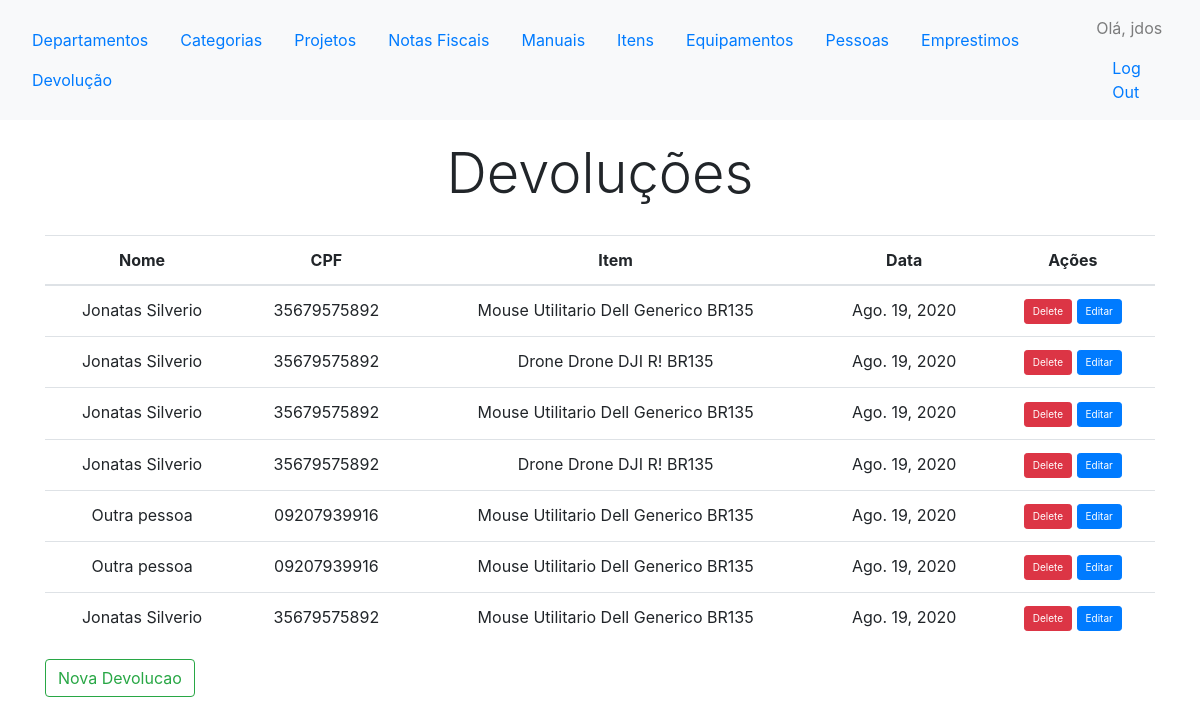
Page /controle/devolucoes/ (signed in) on the committed database.
### controles/models.py (models this page shows, shortened)
class Devolucao(models.Model):
    emprestimo     = models.OneToOneField(Emprestimo, primary_key = True, on_delete=models.CASCADE)
    cpf_func       = models.ForeignKey('comuns.Pessoa', on_delete=models.PROTECT)
    data_devolucao = models.DateField(default=timezone.now)
    laudo          = models.ForeignKey(Laudo, on_delete=models.PROTECT, blank=True, null=True)

class Emprestimo(models.Model):
    cpf             = models.ForeignKey('comuns.Pessoa', on_delete=models.PROTECT)
    id_item         = models.ForeignKey(Item, on_delete=models.PROTECT, blank=False)
    data_emprestimo = models.DateField(default=timezone.now)
    cpf_func        = models.ForeignKey('comuns.Pessoa', on_delete=models.PROTECT, related_name='%(class)s_cpf_funcionario')

class Item(models.Model):
    id_item = models.AutoField(primary_key=True)
    nome = models.CharField(max_length=50)
    caracteristica = models.TextField(max_length=200, blank=True, null=True)
    marca = models.CharField(max_length=30) #nova identidade
    modelo = models.CharField(max_length=30) #nova identidade
    categoria = models.ForeignKey(Categoria, on_delete=models.PROTECT)
    subcategoria = models.ForeignKey(Subcategoria, on_delete=models.PROTECT, blank=True, null=True)
    projeto = models.ForeignKey('comuns.Projeto', on_delete=models.PROTECT)
    valor = models.DecimalField(max_digits=8, decimal_places=2, blank=True, null = True)
    local = models.CharField(max_length=50, null = True, blank=True) #nova identidade
    id_departamento = models.ForeignKey('comuns.Departamento', on_delete=models.PROTECT, blank=True, null = True)
    id_notafiscal = models.ForeignKey(NotaFiscal, on_delete=models.PROTECT, blank=True, null = True)
    status_disponivel = models.BooleanField(default=True)
    status_manutencao = models.BooleanField(default=False)
    status_emprestado = models.BooleanField(default=False)
    tipo_consumivel = models.BooleanField(default=False)
    quantidade = models.IntegerField(validators=[MinValueValidator(0), MaxValueValidator(999999)], default = 1)
    validade = models.DateField(null= True, blank=True)
    id_equipamento_pertencente = models.ForeignKey('self', null=True, blank=True ,related_name='item', on_delete=models.CASCADE)
    ano = models.PositiveIntegerField(
        default=current_year(), validators=[MinValueValidator(2009), max_value_current_year])
    def __str__(self):
        if(self.tipo_consumivel):
            return self.nome + ' ' + self.categoria.nome  + ' ' + str(self.marca)+' '+str(self.modelo) +' '+ str(self.quantidade)+' '+ str(self.validade) +' '+ self.projeto.acronimo
        else:
            return self.nome + ' ' + self.categoria.nome  + ' ' + str(self.marca)+' '+str(self.modelo) +' '+ self.projeto.acronimo
    class Meta:
        verbose_name_plural = 'Itens'

class Categoria(models.Model):
    nome = models.CharField(max_length=40)
    abreviacao = models.CharField(max_length=4)

### comuns/models.py (models this page shows, shortened)
class Pessoa(models.Model):
	cpf   = CPFField(unique=True, primary_key=True)
	nome  = models.CharField(max_length=80, null = True, blank=False)
	email = models.EmailField(blank=True, null=True)

class Projeto(models.Model):
    nome = models.CharField(max_length=30)
    acronimo = models.CharField(max_length=5)

### controles/views.py (the view)
@login_required
def devolucoes(request):
	devolucoes = Devolucao.objects.all()
	context = {'devolucoes': devolucoes}
	return render(request, 'controles/devolucao/devolucoes.html', context)

### controles/templates/controles/devolucao/devolucoes.html (shortened to what this page needs)
{% extends "controles/base.html" %}
{% load static %}
{% load custom_filter %}
{% block header %}
<h1 class="display-4 text-center" style="padding: 20px;">Devoluções</h1>
{% endblock header %}
{% block content %}
<table id ="example"  class="table" style="width:100%;text-align:center" data-itens-equipamento-url="">
  <thead>
    <th onclick="sortTable(0)">
      Nome
    </th>
    <th onclick="sortTable(1)" >
      CPF
    </th>
    <th>
      Item
    </th>
        <th>
      Data
    </th>
        <th>
      Ações
    </th>
  </thead>
  <tbody>
    {% for devolucao in devolucoes %}
    <tr class="data">
      <td >{{ devolucao.emprestimo.cpf.nome}}</td>
      <td >{{ devolucao.emprestimo.cpf.cpf}}</td>
      <td>{{ devolucao.emprestimo.id_item}}</td>
      <td>{{ devolucao.data_devolucao}}</td>
      <td><button type="button" class="btn btn-primary delete btn-sm btn-danger" style="font-size:10px" onclick="" data-toggle="modal" data-target="#Modal"> Delete</button>
      <button type="button" class="btn btn-primary btn-sm nova-pessoa" style="font-size:10px" onclick="ajax" data-toggle="modal" data-target="#Modal"> Editar</button></td>
    </tr>
    {% empty %}
    	<p>Não tem nenhum emprestimo cadastrado ainda.</p>
    {% endfor %}
  </tbody>
</table>
<button type="button" class="btn btn-outline-success"  onclick="ajaxreturn('{% url 'controles:nova_devolucao' %}')" data-toggle="modal" data-target="#Modal"> Nova Devolucao </button>
{% endblock content %}

### controles/templates/controles/base.html (shortened to what this page needs)
{% load bootstrap4 %}
{% load static %}
<!DOCTYPE html>
<html lang="pt-br">
	<head>
		<link rel="stylesheet" type="text/css" href="/media/css/style.css">
		{% bootstrap_css %}
	</head>
	<body>
	<nav class="navbar navbar-expand-lg navbar-light bg-light">
 			<ul class="nav">
				<li class="nav-item">
					<a class="nav-link" href = "{% url 'comuns:departamentos' %}"> Departamentos </a>
				</li>
				<li class="nav-item">
					<a class="nav-link" href = "{% url 'controles:categorias' %}"> Categorias </a>
				</li>
				<li class="nav-item">
					<a class="nav-link" href = "{% url 'comuns:projetos' %}"> Projetos </ao>
				</a>
				<li class="nav-item">
					<a class="nav-link" href = "{% url 'controles:notasfiscais' %}"> Notas Fiscais </a>
				</li>
				<li class="nav-item">
					<a class="nav-link" href = "{% url 'controles:manuais' %}"> Manuais </a>
				</li>
				<li class="nav-item">
					<a class="nav-link" href = "{% url 'controles:itens' %}"> Itens </a>
				</li>
				<li class="nav-item">
					<a class="nav-link" href = "{% url 'controles:equipamentos' %}"> Equipamentos </a>
				</li>
				<li class="nav-item">
					<a class="nav-link" href = "{% url 'comuns:pessoas' %}"> Pessoas </a>
				</li>
				<li class="nav-item">
					<a class="nav-link" href = "{% url 'controles:emprestimos' %}"> Emprestimos </a>
				</li>
				<li class="nav-item">
					<a class="nav-link" href = "{% url 'controles:devolucoes' %}"> Devolução </a>
				</li>
			</ul>
			<ul class="nav justify-content-end">
				<li class="nav-item">
				{% if user.is_authenticated %}
				    <span class="navbar-text">
     				 Olá, {{ user.username }}
    				</span>
					<a class="nav-link" href="{% url 'users:logout' %}">Log Out</a>
				{% else %}
					<a class="nav-link" href="{% url 'users:login' %}">Log In</a>
				{% endif %}
				</li>
			</ul>
	</nav>
		<div class="container">
			<div class="page-header">
				{% block header %}{% endblock header %}
			</div>
			<div>
				{% block content %}{% endblock content %}
			</div>
		</div>
	</body>
</html>

### rows in the picture
Devolucao: emprestimo.cpf.nome "Jonatas Silverio", emprestimo.cpf.cpf "35679575892", emprestimo.id_item "Mouse Utilitario Dell Generico BR135", data_devolucao "Ago. 19, 2020"
Devolucao: emprestimo.cpf.nome "Jonatas Silverio", emprestimo.cpf.cpf "35679575892", emprestimo.id_item "Drone Drone DJI R! BR135", data_devolucao "Ago. 19, 2020"
Devolucao: emprestimo.cpf.nome "Jonatas Silverio", emprestimo.cpf.cpf "35679575892", emprestimo.id_item "Mouse Utilitario Dell Generico BR135", data_devolucao "Ago. 19, 2020"
Devolucao: emprestimo.cpf.nome "Jonatas Silverio", emprestimo.cpf.cpf "35679575892", emprestimo.id_item "Drone Drone DJI R! BR135", data_devolucao "Ago. 19, 2020"
Devolucao: emprestimo.cpf.nome "Outra pessoa", emprestimo.cpf.cpf "09207939916", emprestimo.id_item "Mouse Utilitario Dell Generico BR135", data_devolucao "Ago. 19, 2020"
Devolucao: emprestimo.cpf.nome "Outra pessoa", emprestimo.cpf.cpf "09207939916", emprestimo.id_item "Mouse Utilitario Dell Generico BR135", data_devolucao "Ago. 19, 2020"
Devolucao: emprestimo.cpf.nome "Jonatas Silverio", emprestimo.cpf.cpf "35679575892", emprestimo.id_item "Mouse Utilitario Dell Generico BR135", data_devolucao "Ago. 19, 2020"

### other values in the picture
{{ user.username }} "jdos"
